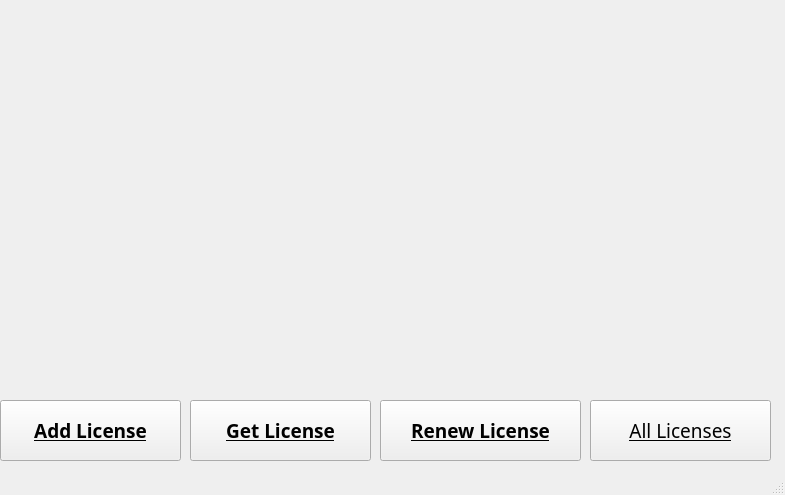
<?xml version="1.0" encoding="UTF-8"?>
<ui version="4.0">
 <class>DriverLicense</class>
 <widget class="QMainWindow" name="DriverLicense">
  <property name="geometry">
   <rect>
    <x>0</x>
    <y>0</y>
    <width>785</width>
    <height>495</height>
   </rect>
  </property>
  <property name="font">
   <font>
    <family>Arial</family>
    <pointsize>14</pointsize>
    <underline>true</underline>
   </font>
  </property>
  <property name="cursor">
   <cursorShape>ArrowCursor</cursorShape>
  </property>
  <property name="mouseTracking">
   <bool>false</bool>
  </property>
  <property name="windowTitle">
   <string>Police Driver License Check</string>
  </property>
  <property name="windowIcon">
   <iconset>
    <normaloff>Police.png</normaloff>Police.png</iconset>
  </property>
  <property name="iconSize">
   <size>
    <width>10</width>
    <height>24</height>
   </size>
  </property>
  <widget class="QWidget" name="widget">
   <widget class="QPushButton" name="AddLicense">
    <property name="geometry">
     <rect>
      <x>0</x>
      <y>400</y>
      <width>181</width>
      <height>61</height>
     </rect>
    </property>
    <property name="font">
     <font>
      <family>Arial Black</family>
      <pointsize>14</pointsize>
      <weight>75</weight>
      <bold>true</bold>
      <underline>true</underline>
     </font>
    </property>
    <property name="cursor">
     <cursorShape>PointingHandCursor</cursorShape>
    </property>
    <property name="text">
     <string>Add License</string>
    </property>
    <property name="checkable">
     <bool>false</bool>
    </property>
    <property name="checked">
     <bool>false</bool>
    </property>
   </widget>
   <widget class="QPushButton" name="GetLicenseStatus">
    <property name="geometry">
     <rect>
      <x>190</x>
      <y>400</y>
      <width>181</width>
      <height>61</height>
     </rect>
    </property>
    <property name="font">
     <font>
      <family>Arial Black</family>
      <pointsize>14</pointsize>
      <weight>75</weight>
      <bold>true</bold>
      <underline>true</underline>
     </font>
    </property>
    <property name="cursor">
     <cursorShape>PointingHandCursor</cursorShape>
    </property>
    <property name="text">
     <string>Get License</string>
    </property>
    <property name="checkable">
     <bool>false</bool>
    </property>
    <property name="checked">
     <bool>false</bool>
    </property>
   </widget>
   <widget class="QPushButton" name="RenewLicense">
    <property name="geometry">
     <rect>
      <x>380</x>
      <y>400</y>
      <width>201</width>
      <height>61</height>
     </rect>
    </property>
    <property name="font">
     <font>
      <family>Arial Black</family>
      <pointsize>14</pointsize>
      <weight>75</weight>
      <bold>true</bold>
      <underline>true</underline>
     </font>
    </property>
    <property name="cursor">
     <cursorShape>PointingHandCursor</cursorShape>
    </property>
    <property name="text">
     <string>Renew License</string>
    </property>
    <property name="checkable">
     <bool>false</bool>
    </property>
    <property name="checked">
     <bool>false</bool>
    </property>
   </widget>
   <widget class="QPushButton" name="ShowAllLicenses">
    <property name="geometry">
     <rect>
      <x>590</x>
      <y>400</y>
      <width>181</width>
      <height>61</height>
     </rect>
    </property>
    <property name="font">
     <font>
      <family>Arial Black</family>
      <pointsize>14</pointsize>
      <underline>true</underline>
     </font>
    </property>
    <property name="cursor">
     <cursorShape>PointingHandCursor</cursorShape>
    </property>
    <property name="text">
     <string>All Licenses</string>
    </property>
    <property name="checkable">
     <bool>false</bool>
    </property>
    <property name="checked">
     <bool>false</bool>
    </property>
   </widget>
   <widget class="QLabel" name="BackGround_Police">
    <property name="geometry">
     <rect>
      <x>0</x>
      <y>0</y>
      <width>801</width>
      <height>391</height>
     </rect>
    </property>
    <property name="styleSheet">
     <string notr="true">background-image: url(:/BackGround/ISRAEL POLICE.jpg);</string>
    </property>
    <property name="text">
     <string/>
    </property>
    <property name="pixmap">
     <pixmap resource="BackGround.qrc">:/BackGround/ISRAEL POLICE.jpg</pixmap>
    </property>
    <property name="scaledContents">
     <bool>true</bool>
    </property>
   </widget>
  </widget>
  <widget class="QStatusBar" name="statusbar"/>
 </widget>
 <resources>
  <include location="BackGround.qrc"/>
 </resources>
 <connections/>
</ui>
